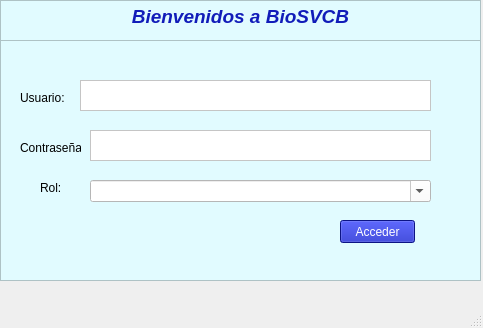
<?xml version="1.0" encoding="UTF-8"?>
<ui version="4.0">
 <class>MainWindow</class>
 <widget class="QMainWindow" name="MainWindow">
  <property name="geometry">
   <rect>
    <x>0</x>
    <y>0</y>
    <width>483</width>
    <height>328</height>
   </rect>
  </property>
  <property name="windowTitle">
   <string>MainWindow</string>
  </property>
  <widget class="QWidget" name="centralwidget">
   <widget class="QFrame" name="frame">
    <property name="geometry">
     <rect>
      <x>0</x>
      <y>40</y>
      <width>481</width>
      <height>241</height>
     </rect>
    </property>
    <property name="styleSheet">
     <string notr="true">background-color: rgb(225, 251, 255);</string>
    </property>
    <property name="frameShape">
     <enum>QFrame::StyledPanel</enum>
    </property>
    <property name="frameShadow">
     <enum>QFrame::Raised</enum>
    </property>
    <widget class="QLabel" name="label">
     <property name="geometry">
      <rect>
       <x>20</x>
       <y>50</y>
       <width>61</width>
       <height>16</height>
      </rect>
     </property>
     <property name="text">
      <string>Usuario: </string>
     </property>
    </widget>
    <widget class="QLabel" name="label_2">
     <property name="geometry">
      <rect>
       <x>20</x>
       <y>100</y>
       <width>61</width>
       <height>16</height>
      </rect>
     </property>
     <property name="text">
      <string>Contraseña: </string>
     </property>
    </widget>
    <widget class="QPushButton" name="Boton_acceder">
     <property name="geometry">
      <rect>
       <x>340</x>
       <y>180</y>
       <width>75</width>
       <height>23</height>
      </rect>
     </property>
     <property name="styleSheet">
      <string notr="true">color: rgb(255, 255, 255);
background-color: rgb(17, 28, 185);</string>
     </property>
     <property name="text">
      <string>Acceder</string>
     </property>
    </widget>
    <widget class="QTextEdit" name="usuario">
     <property name="geometry">
      <rect>
       <x>80</x>
       <y>40</y>
       <width>351</width>
       <height>31</height>
      </rect>
     </property>
     <property name="styleSheet">
      <string notr="true">color: rgb(0, 0, 0);
background-color: rgb(233, 229, 255);
background-color: rgb(255, 255, 127);
background-color: rgb(233, 229, 255);
background-color: rgb(255, 255, 255);</string>
     </property>
    </widget>
    <widget class="QTextEdit" name="contrasena">
     <property name="geometry">
      <rect>
       <x>90</x>
       <y>90</y>
       <width>341</width>
       <height>31</height>
      </rect>
     </property>
     <property name="styleSheet">
      <string notr="true">background-color: rgb(255, 255, 255);</string>
     </property>
    </widget>
    <widget class="QComboBox" name="Combo_rol">
     <property name="geometry">
      <rect>
       <x>90</x>
       <y>140</y>
       <width>341</width>
       <height>22</height>
      </rect>
     </property>
     <property name="styleSheet">
      <string notr="true">background-color: rgb(255, 255, 255);</string>
     </property>
     <property name="editable">
      <bool>true</bool>
     </property>
     <property name="currentText">
      <string/>
     </property>
     <property name="currentIndex">
      <number>-1</number>
     </property>
     <property name="modelColumn">
      <number>2</number>
     </property>
    </widget>
    <widget class="QLabel" name="label_3">
     <property name="geometry">
      <rect>
       <x>40</x>
       <y>140</y>
       <width>31</width>
       <height>16</height>
      </rect>
     </property>
     <property name="text">
      <string>Rol:</string>
     </property>
    </widget>
   </widget>
   <widget class="QTextBrowser" name="textBrowser">
    <property name="geometry">
     <rect>
      <x>0</x>
      <y>0</y>
      <width>481</width>
      <height>41</height>
     </rect>
    </property>
    <property name="styleSheet">
     <string notr="true">background-color: rgb(225, 251, 255);</string>
    </property>
    <property name="html">
     <string>&lt;!DOCTYPE HTML PUBLIC &quot;-//W3C//DTD HTML 4.0//EN&quot; &quot;http://www.w3.org/TR/REC-html40/strict.dtd&quot;&gt;
&lt;html&gt;&lt;head&gt;&lt;meta name=&quot;qrichtext&quot; content=&quot;1&quot; /&gt;&lt;style type=&quot;text/css&quot;&gt;
p, li { white-space: pre-wrap; }
&lt;/style&gt;&lt;/head&gt;&lt;body style=&quot; font-family:'MS Shell Dlg 2'; font-size:8pt; font-weight:400; font-style:normal;&quot;&gt;
&lt;p align=&quot;center&quot; style=&quot; margin-top:0px; margin-bottom:0px; margin-left:0px; margin-right:0px; -qt-block-indent:0; text-indent:0px;&quot;&gt;&lt;span style=&quot; font-size:14pt; font-weight:600; font-style:italic; color:#111cb9;&quot;&gt;Bienvenidos a BioSVCB&lt;/span&gt;&lt;/p&gt;&lt;/body&gt;&lt;/html&gt;</string>
    </property>
   </widget>
  </widget>
  <widget class="QMenuBar" name="menubar">
   <property name="geometry">
    <rect>
     <x>0</x>
     <y>0</y>
     <width>483</width>
     <height>22</height>
    </rect>
   </property>
  </widget>
  <widget class="QStatusBar" name="statusbar"/>
 </widget>
 <resources/>
 <connections/>
</ui>
